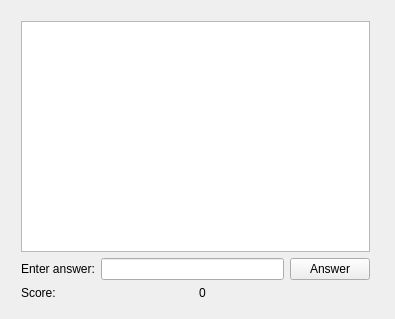
<?xml version="1.0" encoding="UTF-8"?>
<ui version="4.0">
 <class>ParticipantWindowClass</class>
 <widget class="QWidget" name="ParticipantWindowClass">
  <property name="geometry">
   <rect>
    <x>0</x>
    <y>0</y>
    <width>395</width>
    <height>319</height>
   </rect>
  </property>
  <property name="windowTitle">
   <string>ParticipantWindow</string>
  </property>
  <widget class="QWidget" name="">
   <property name="geometry">
    <rect>
     <x>10</x>
     <y>10</y>
     <width>371</width>
     <height>301</height>
    </rect>
   </property>
   <layout class="QVBoxLayout" name="verticalLayout">
    <item>
     <widget class="QListWidget" name="listWidgetQuestions"/>
    </item>
    <item>
     <layout class="QHBoxLayout" name="horizontalLayout">
      <item>
       <widget class="QLabel" name="labelAnswer">
        <property name="text">
         <string>Enter answer:</string>
        </property>
       </widget>
      </item>
      <item>
       <widget class="QLineEdit" name="lineEditAnswer"/>
      </item>
      <item>
       <widget class="QPushButton" name="pushButtonAnswer">
        <property name="text">
         <string>Answer</string>
        </property>
       </widget>
      </item>
     </layout>
    </item>
    <item>
     <layout class="QHBoxLayout" name="horizontalLayout_2">
      <item>
       <widget class="QLabel" name="labelScore">
        <property name="text">
         <string>Score:</string>
        </property>
       </widget>
      </item>
      <item>
       <widget class="QLabel" name="labelValueScore">
        <property name="text">
         <string>0</string>
        </property>
       </widget>
      </item>
     </layout>
    </item>
   </layout>
  </widget>
 </widget>
 <layoutdefault spacing="6" margin="11"/>
 <resources>
  <include location="ParticipantWindow.qrc"/>
 </resources>
 <connections/>
</ui>
